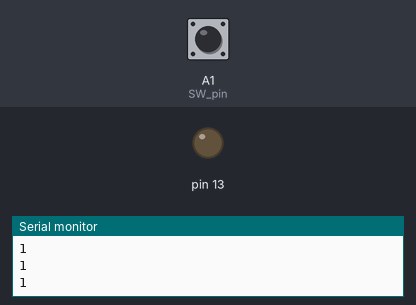
This sketch was run on a simulated Arduino Uno, built with avr-gcc and run on an emulated ATmega328P. On the bench: output pins drawn as LEDs (lit = HIGH), the last lines printed to the serial monitor. The test bench sets the inputs (shaded band); at power-on: A1 (SW_pin) HIGH.

Above: at 1.2 s.
1.3 s: A1 (SW_pin) pulled LOW for 0.15 s
At 1.41 s:
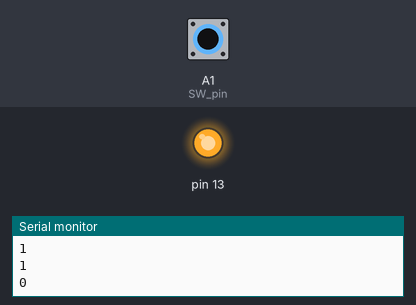
3.0 s: A1 (SW_pin) pulled LOW for 3.2 s
At 7.1 s:
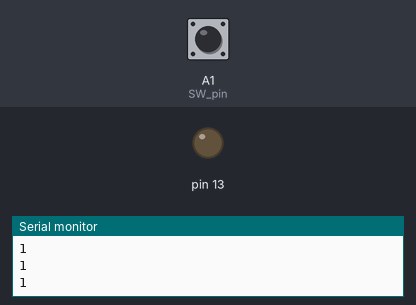
Timing chart, 0 to 8.6 s (numbered marks = the images above; inputs shaded):
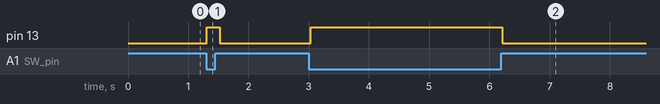

Measured:
- after the input at 1.3 s, pin 13: LOW → HIGH at once, → LOW 0.21 s later
- after the input at 3.0 s, pin 13: LOW → HIGH at once, → LOW 3.2 s later

The sketch:

Lab5_Key_Debunce.ino
```cpp
const int SW_pin = A1 ;  // 指定 A1 接腳連接按鈕

void setup() {
  Serial.begin(9600);           // 初始化序列埠監控視窗的傳輸速度　
  pinMode(SW_pin, INPUT_PULLUP);// 規劃SW_PIN為數位輸入接腳並啟動其內建上拉電阻
  pinMode(13, OUTPUT);         // 規劃 13接腳 為數位輸出接腳
}
void loop() {
  int val = digitalRead(SW_pin);  // 取得輸入按鈕的狀態

  if (val==LOW) {  // 依照電路設計  按下按鈕=0  放開按鈕=1
    delay(10);   // 等候10毫秒(10ms)  等按鍵彈跳消除
    if (val==LOW)  // 若10ms仍然讀取到LOW值，代表按下按鍵
      digitalWrite(13, HIGH);  //　按下按鈕=>燈亮
  } else {
    digitalWrite(13, LOW);   //　放開按鈕=>燈滅
  }
  Serial.println(val);       // 將變數val的值顯示到序列埠監控視窗
  delay(100);         // 程式暫停100毫秒 (相當於0.1秒鐘)
}
```
